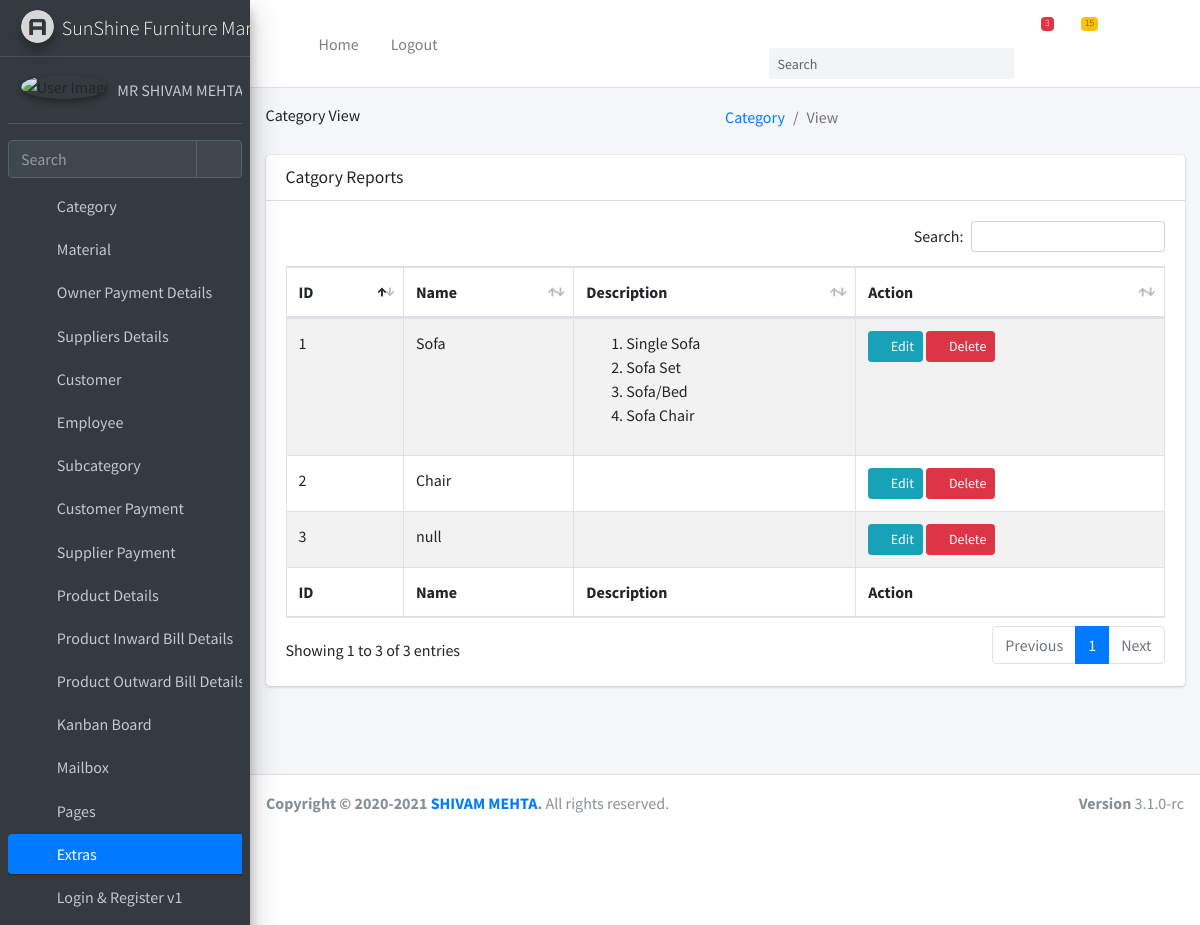
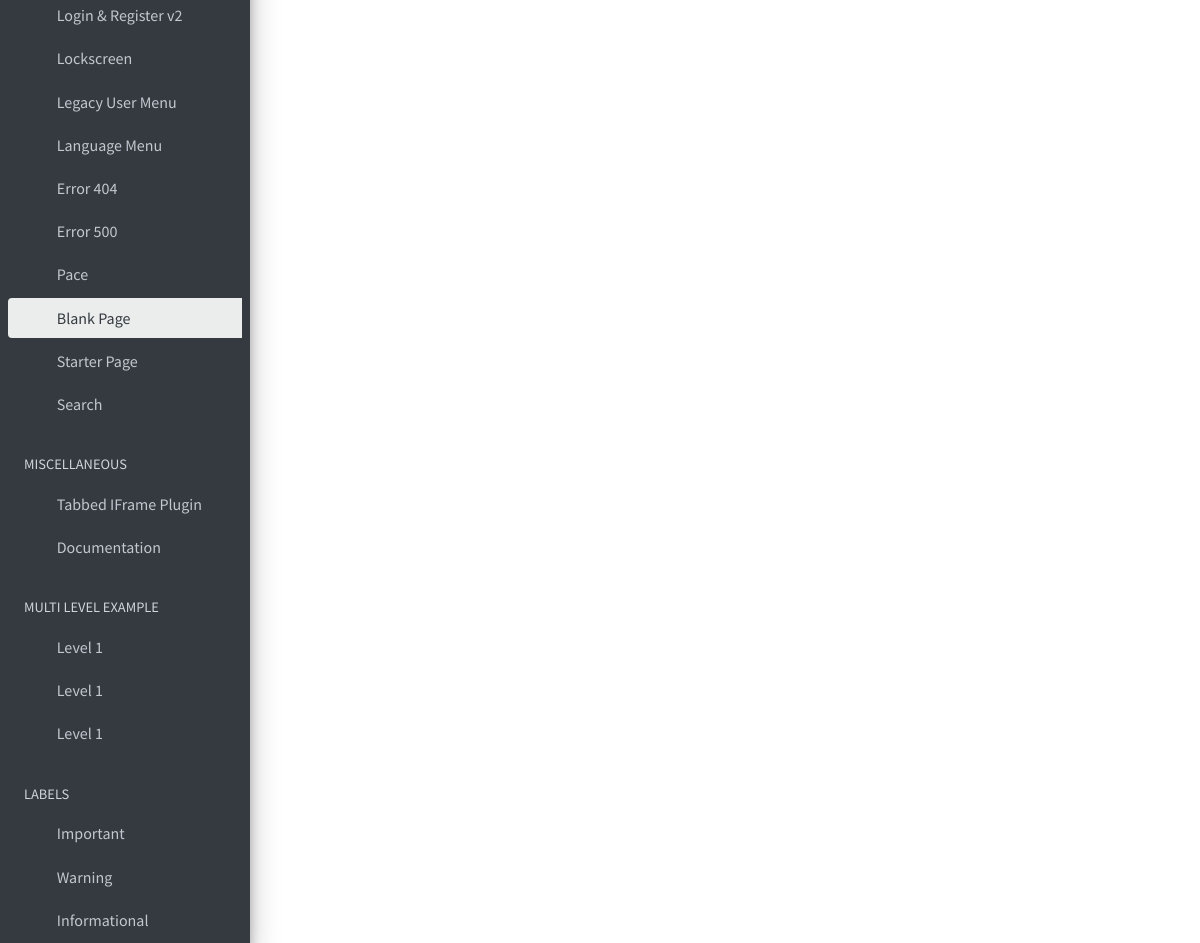
The app's page /category/view/ with its own data (2 pictures, top to bottom).
### category/models.py (models this page shows, shortened)
class category(models.Model):
    name=models.CharField(max_length=80)
    description=models.TextField(null=True,blank=True)

### category/views.py (the view)
# urls.py: path("view/",ViewCategory.as_view(),name="category-view"),
class ViewCategory(ListView):
    model = category
    context_object_name = 'categories'

### category/templates/category/category_list.html (shortened to what this page needs)
{% extends "users/layout.html" %}
{% load static  %}
{% load crispy_forms_field %}
{% block extra_css %}
  <link rel="stylesheet" href="{% static 'plugins/datatables-bs4/css/dataTables.bootstrap4.min.css'%}">
  <link rel="stylesheet" href="{% static 'plugins/datatables-responsive/css/responsive.bootstrap4.min.css'%}">
  <link rel="stylesheet" href="{% static 'plugins/datatables-buttons/css/buttons.bootstrap4.min.css'%}">
{% endblock %}
{% block header_title %}
    Category View
{% endblock %}
{% block breadcrumb %}
    <ol class="breadcrumb float-sm-right">
              <li class="breadcrumb-item"><a href="#">Category</a></li>
              <li class="breadcrumb-item active">View</li>
            </ol>
{% endblock %}
{% block body%}
    <section class="content">
      <div class="container-fluid">
        <div class="row">
          <div class="col-12">
            <div class="card">
              <div class="card-header">
                <h3 class="card-title">Catgory Reports</h3>
              </div>
              <div class="card-body">
                <table id="example1" class="table table-bordered table-striped">
                  <thead>
                  <tr>
                    <th>ID</th>
                    <th>Name</th>
                    <th>Description</th>
                    <th>Action</th>
                  </tr>
                  </thead>
                  <tbody>
                   {% for cate in categories %}
                       <tr>
                       <td> {{ cate.id }}</td>
                       <td>{{ cate.name }}</td>
                       <td>{{ cate.description | safe}}</td>
                       <td><a class="btn btn-info btn-sm" href="{% url 'category-update' cate.id %}">
                              <i class="fas fa-pencil-alt">
                              </i>
                              Edit
                          </a>
                        <a class="btn btn-danger btn-sm" href="{% url 'category-delete' cate.id %}">
                              <i class="fas fa-trash">
                              </i>
                              Delete
                          </a>
                       </td>
                       </tr>
                   {% endfor %}
                  </tbody>
                  <tfoot>
                  <tr>
                   <th>ID</th>
                    <th>Name</th>
                    <th>Description</th>
                    <th>Action</th>
                  </tr>
                  </tfoot>
                </table>
              </div>
            </div>
          </div>
        </div>
      </div>
    </section>
{% endblock %}

### records on screen
category: id "1", name "Sofa", description "Single Sofa Sofa Set Sofa/Bed Sofa Chair"
category: id "2", name "Chair"
category: id "3", name "null"
